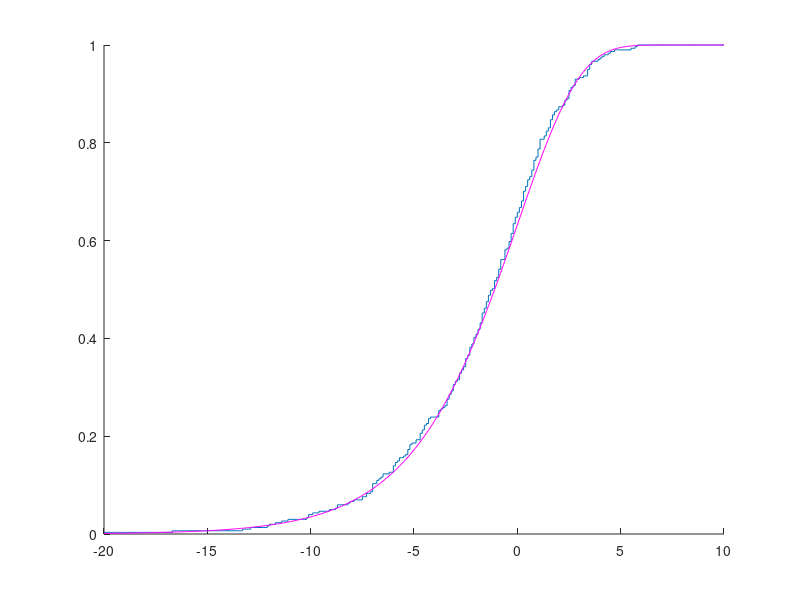

Here is the MATLAB script that generated this plot: (Note: this script raises an error after producing the figure.)
close all;
clear all;

rng default;  % For reproducibility

y = evrnd(0,3,301,1);

hold on;

%for i = t
%    F = [F; numel(find(y <= i))/numel(y)];
%end

%F = @(x) sum(y<=x)/numel(y);
%stairs(t,F);

hold on
x = -20:0.1:10;

F = sum(y<=x)/numel(y);
stairs(x,F);
f = evcdf(x,0,3);
plot(x,f,'m')

L = 1:10;
M = 1:10:numel(x);
Err = [];

for l = L
    Err_tmp = 0;
    for m = M
        Err_tmp = Err_tmp + (f(x(m)) - F(x(m))^l)^2; 
    end
    Err = [Err; Err_tmp];
    
end

legend('Empirical','Theoretical','Location','NW')
Err = Err/numel(L)/numel(M);

figure(2);
plot(Err);

legend(x(M),'Error')